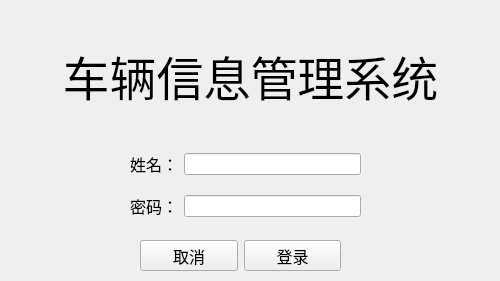
<?xml version="1.0" encoding="UTF-8"?>
<ui version="4.0">
 <class>LoginDialog</class>
 <widget class="QMainWindow" name="LoginDialog">
  <property name="geometry">
   <rect>
    <x>0</x>
    <y>0</y>
    <width>500</width>
    <height>281</height>
   </rect>
  </property>
  <property name="windowTitle">
   <string>MainWindow</string>
  </property>
  <widget class="QWidget" name="centralwidget">
   <widget class="QWidget" name="gridLayoutWidget">
    <property name="geometry">
     <rect>
      <x>130</x>
      <y>140</y>
      <width>231</width>
      <height>91</height>
     </rect>
    </property>
    <layout class="QGridLayout" name="gridLayout">
     <item row="0" column="0">
      <widget class="QLabel" name="label">
       <property name="font">
        <font>
         <family>华文楷体</family>
         <pointsize>12</pointsize>
        </font>
       </property>
       <property name="text">
        <string>姓名：</string>
       </property>
       <property name="textFormat">
        <enum>Qt::AutoText</enum>
       </property>
       <property name="alignment">
        <set>Qt::AlignCenter</set>
       </property>
      </widget>
     </item>
     <item row="0" column="1">
      <widget class="QLineEdit" name="editName"/>
     </item>
     <item row="1" column="1">
      <widget class="QLineEdit" name="editPwd">
       <property name="echoMode">
        <enum>QLineEdit::Password</enum>
       </property>
      </widget>
     </item>
     <item row="1" column="0">
      <widget class="QLabel" name="label_2">
       <property name="font">
        <font>
         <family>华文楷体</family>
         <pointsize>12</pointsize>
        </font>
       </property>
       <property name="text">
        <string>密码：</string>
       </property>
       <property name="alignment">
        <set>Qt::AlignCenter</set>
       </property>
      </widget>
     </item>
    </layout>
   </widget>
   <widget class="QWidget" name="horizontalLayoutWidget">
    <property name="geometry">
     <rect>
      <x>140</x>
      <y>240</y>
      <width>201</width>
      <height>31</height>
     </rect>
    </property>
    <layout class="QHBoxLayout" name="horizontalLayout">
     <item>
      <widget class="QPushButton" name="ButtonCancel">
       <property name="font">
        <font>
         <family>华文楷体</family>
         <pointsize>12</pointsize>
        </font>
       </property>
       <property name="text">
        <string>取消</string>
       </property>
      </widget>
     </item>
     <item>
      <widget class="QPushButton" name="ButtonConfirm">
       <property name="font">
        <font>
         <family>华文楷体</family>
         <pointsize>12</pointsize>
        </font>
       </property>
       <property name="text">
        <string>登录</string>
       </property>
      </widget>
     </item>
    </layout>
   </widget>
   <widget class="QLabel" name="label_3">
    <property name="geometry">
     <rect>
      <x>20</x>
      <y>30</y>
      <width>461</width>
      <height>91</height>
     </rect>
    </property>
    <property name="font">
     <font>
      <family>华文行楷</family>
      <pointsize>35</pointsize>
     </font>
    </property>
    <property name="text">
     <string>车辆信息管理系统</string>
    </property>
    <property name="alignment">
     <set>Qt::AlignCenter</set>
    </property>
   </widget>
  </widget>
 </widget>
 <resources/>
 <connections/>
</ui>
